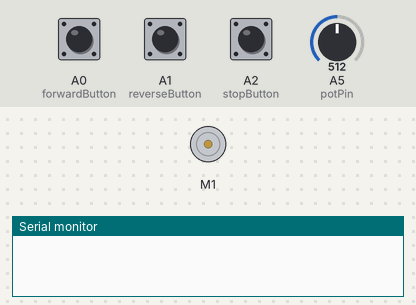
This sketch was run on a simulated Arduino Uno, built with avr-gcc and run on an emulated ATmega328P. Parts: DC motor (green arrow = forward, orange = backward, longer = faster), the last lines printed to the serial monitor. The inputs (shaded band) are chosen by the test bench; at power-on: A0 (forwardButton) HIGH, A1 (reverseButton) HIGH, A2 (stopButton) HIGH, A5 (potPin) = 512.

Above: at 1.2 s.
1.3 s: A0 (forwardButton) pulled LOW for 0.15 s
At 2.3 s:
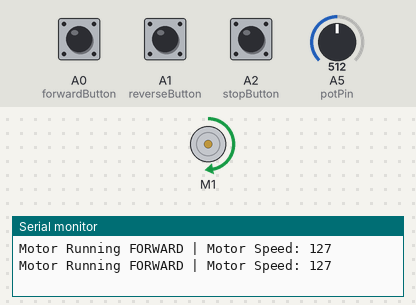
2.9 s: A1 (reverseButton) pulled LOW for 0.15 s
At 3.7 s:
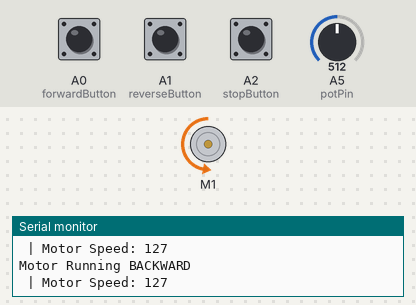
4.5 s: A2 (stopButton) pulled LOW for 0.15 s
At 5.0 s:
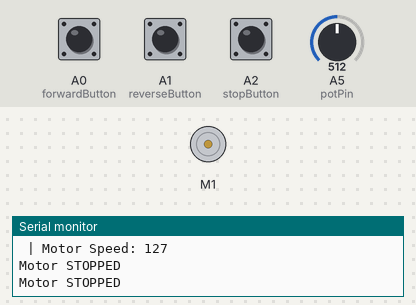
6.1 s: A0 (forwardButton) pulled LOW for 1 s
At 6.4 s:
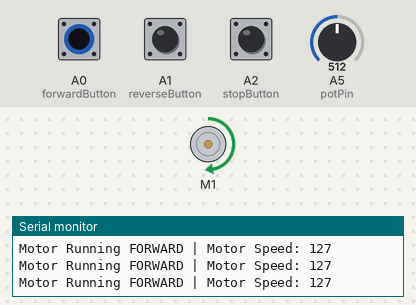
8.6 s: A1 (reverseButton) pulled LOW for 1 s
At 9.8 s:
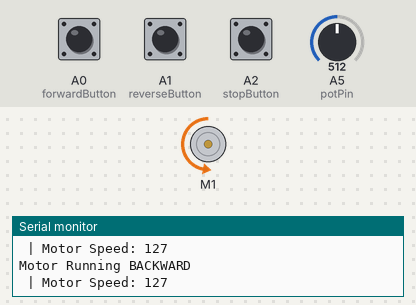
11.1 s: A0 (forwardButton) driven LOW and A1 (reverseButton) driven LOW
At 12.1 s:
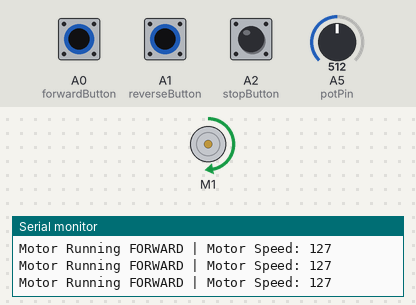
Timing chart, 0 to 14.1 s (numbered marks = the images above; inputs shaded):
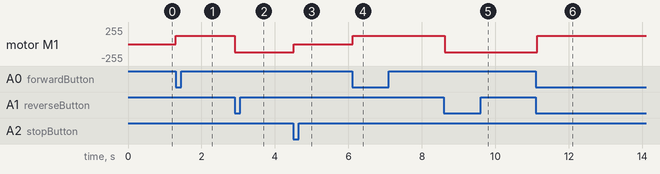

The sketch:

R23._DC_Motor_Speed_Control_Using_Potentiometer.ino
```cpp
/*
Components Used:
- Arduino Board
- Adafruit Motor Shield
- DC Motor
- Potentiometer (A5)
- 3 Push Buttons (Forward, Reverse, Stop)
- Breadboard
- Jumper Wires
*/

#include <AFMotor.h>

AF_DCMotor motor(1);  // Motor connected to M1 on the shield

int potPin = A5;        // Potentiometer connected to A5
int forwardButton = A0; // Forward button
int reverseButton = A1; // Reverse button
int stopButton = A2;    // Stop button

void setup() {
  pinMode(forwardButton, INPUT_PULLUP);
  pinMode(reverseButton, INPUT_PULLUP);
  pinMode(stopButton, INPUT_PULLUP);

  motor.setSpeed(0);   // Initialize motor speed to 0
  motor.run(RELEASE);  // Start with motor stopped

  Serial.begin(9600);  // Start Serial Monitor
}

void loop() {
  int potValue = analogRead(potPin);      // Read potentiometer value (0-1023)
  int motorSpeed = map(potValue, 0, 1023, 0, 255); // Convert to motor speed (0-255)

  if (digitalRead(forwardButton) == LOW) {
    motor.setSpeed(motorSpeed); // Set motor speed
    motor.run(FORWARD);         // Run motor forward
    Serial.print("Motor Running FORWARD");
    Serial.print(" | Motor Speed: ");
    Serial.println(motorSpeed);
  }
  else if (digitalRead(reverseButton) == LOW) {
    motor.setSpeed(motorSpeed); // Set motor speed
    motor.run(BACKWARD);        // Run motor in reverse
    Serial.println("Motor Running BACKWARD");
    Serial.print(" | Motor Speed: ");
    Serial.println(motorSpeed);
  }
  else if (digitalRead(stopButton) == LOW) {
    motor.setSpeed(0);  // Stop motor
    motor.run(RELEASE);
    Serial.println("Motor STOPPED");
  }

  delay(100); // Small delay to prevent excessive serial output
}
```

Measured:
- after the input at 1.3 s, motor M1: stopped → forward 127/255 at once
- after the input at 2.9 s, motor M1: forward 127/255 → backward 127/255 at once
- after the input at 4.5 s, motor M1: backward 127/255 → stopped at once
- after the input at 6.1 s, motor M1: stopped → forward 127/255 at once
- after the input at 8.6 s, motor M1: forward 127/255 → backward 127/255 at once
- after the input at 11.1 s, motor M1: backward 127/255 → forward 127/255 at once
